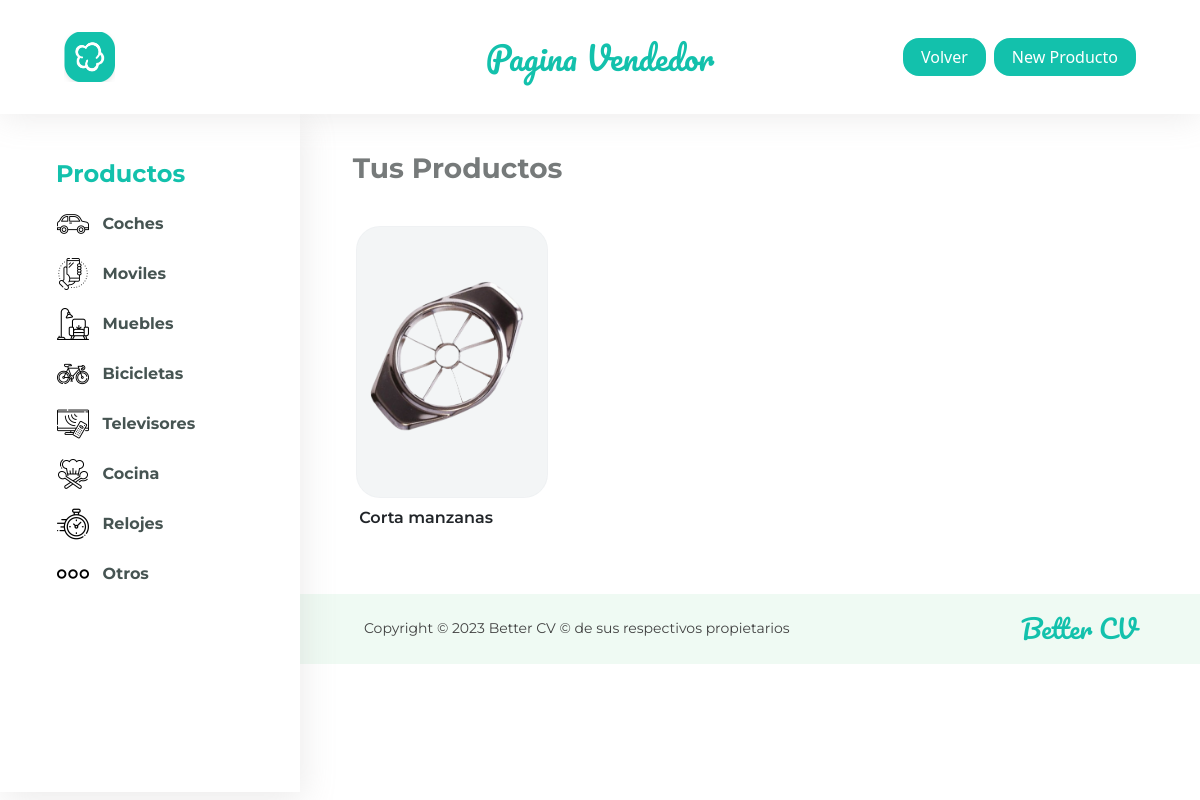
The page /pag-vendedores/index.php?prod=moviles&id=1 on the database its author committed.
### tables this page shows
CREATE TABLE `productos` (
  `id_prod` int(10) NOT NULL,
  `nombre_prod` varchar(50) NOT NULL,
  `id_vendedor` int(10) NOT NULL,
  `foto_prod` varchar(100) NOT NULL,
  `precio_prod` int(20) NOT NULL,
  `tipo_prod` varchar(50) NOT NULL,
  `etiqueta_producto` varchar(50) NOT NULL,
  `descuento` int(10) NOT NULL
);

### pag-vendedores/index.php (the view, shortened to what this page needs)
<!DOCTYPE html>
<html lang="en">
<head>
    <link rel="stylesheet" href="vendedores.css">
    <link href="https://cdn.jsdelivr.net/npm/bootstrap@5.3.1/dist/css/bootstrap.min.css" rel="stylesheet">
</head>
    <?php
	$id=$_GET['id'];
  ?>
<body>
    <nav>
        <div class="logo"><a href="../pag-vendedores/index.php?prod=.&id=<?php echo $id ?>"><img src="../img/logo-cv.png" alt=""></a></div>
        <div><p class="m-0">Pagina Vendedor</p></div>
        <div class="end">
            <button onclick="location.href='../index.php'">Volver</button>
            <button data-bs-toggle="modal" data-bs-target="#modal_estructura_nuevo_producto">New Producto</button>
        </div>
    </nav>
    <main>
        <section class="lateral">
            <h5>Productos</h5>
            <div class="eleccion">
                <img src="../img/iconos/coche.png" alt="coches">
                <a href="../pag-vendedores/index.php?prod=coches&id=<?php echo $id?>">Coches</a>
            </div>
            <div class="eleccion">
                <img src="../img/iconos/telefono-inteligente.png" alt="moviles">
                <a href="../pag-vendedores/index.php?prod=moviles&id=<?php echo $id?>">Moviles</a>
            </div>
            <div class="eleccion">
                <img src="../img/iconos/muebles.png" alt="muebles">
                <a href="../pag-vendedores/index.php?prod=muebles&id=<?php echo $id?>">Muebles</a>
            </div>
            <div class="eleccion">
                <img src="../img/iconos/bicicleta.png" alt="bicicletas">
                <a href="../pag-vendedores/index.php?prod=bicicletas&id=<?php echo $id?>">Bicicletas</a>
            </div>
            <div class="eleccion">
                <img src="../img/iconos/televisor.png" alt="televisores">
                <a href="../pag-vendedores/index.php?prod=televisores&id=<?php echo $id?>">Televisores</a>
            </div>
            <div class="eleccion">
                <img src="../img/iconos/cocina.png" alt="cocina">
                <a href="../pag-vendedores/index.php?prod=cocina&id=<?php echo $id?>">Cocina</a>
            </div>
            <div class="eleccion">
                <img src="../img/iconos/reloj.png" alt="reloj">
                <a href="../pag-vendedores/index.php?prod=reloj&id=<?php echo $id?>">Relojes</a>
            </div>
            <div class="eleccion">
                <img src="../img/iconos/otros.png" alt="otros">
                <a href="../pag-vendedores/index.php?prod=otros&id=<?php echo $id?>">Otros</a>
            </div>
        </section>
        <section class="pantalla">
            <h3 class="title">Tus Productos</h3>
            <div class="productos">
                <?php
                    $id=$_GET['id'];
					$prod=$_GET['prod'];
                    include ("../conectar.php");
                    $sql_buscar="SELECT * FROM productos WHERE id_vendedor=$id AND tipo_prod like '%$prod%'";
                    $busqueda=mysqli_query($mysql, $sql_buscar);
                    while ($producto=mysqli_fetch_array($busqueda)){
                        echo '
                        <div class="caja">
                            <button data-bs-toggle="modal" data-bs-target="#modal_estructura'.$producto['id_prod'].'" class="img"><img src="../img/'.$producto['foto_prod'].'" alt="foto"></button>
                            <p>'.$producto['nombre_prod'].'</p>
                        </div>
                        ';
                    }
                ?>
            </div>
            <footer>
                <small>Copyright © 2023 Better CV © de sus respectivos propietarios</small>
                <p class="m-0">Better CV</p>
            </footer>
        </section>
    </main>
</body>
</html>

### pag-vendedores/vendedores.css (style rules this page uses)
* { margin: 0; padding: 0; }
nav { width: 100%; display: flex; position: fixed; padding: 2rem 4rem; box-shadow: 0rem 0.2rem 2rem rgba(159, 153, 153, 0.2); background-color: white; z-index: 2; }
nav div { display: flex; flex: 1; justify-content: center; align-items: center; }
nav div p { font-family: "Pacifico", cursive; font-size: 2rem; font-weight: 400; color: #13C1AC; }
nav .logo { display: flex; flex: 1; justify-content: start; align-items: center; }
nav .logo img { width: 3.2rem; }
nav .end { display: flex; justify-content: end; align-items: center; gap: 0.5rem; }
nav .end button { border: 2px solid #13C1AC; border-radius: 1rem; background-color: #13C1AC; padding: 0.3rem 1rem; color: white; font-weight: 500; transition: 0.2s ease-in; }
main { width: 100%; display: flex; }
main .lateral { display: flex; position: fixed; flex-direction: column; justify-content: start; background-color: white; top: 7rem; width: 25%; height: 85vh; padding: 3rem 3rem 2rem 2.5rem; gap: 0.3rem; z-index: 1; box-shadow: 0.2rem 0.5rem 2rem rgba(159, 153, 153, 0.2); }
main .lateral h5 { font-family: "Montserrat", sans-serif; font-size: 1.5rem; font-weight: 700; color: #13C1AC; margin-left: 1rem; }
main .lateral .eleccion { display: flex; position: relative; width: 100%; padding: 0.35rem 0.35rem 0.35rem 1rem; gap: 0.85rem; align-items: center; transition: 0.3s ease-in-out; border: 1px solid transparent; border-radius: 0.5rem; }
main .lateral .eleccion img { width: 2rem; }
main .lateral .eleccion a { text-decoration: none; font-family: "Montserrat", sans-serif; font-size: 1rem; font-weight: 700; color: #465452; }
main .pantalla { display: flex; position: relative; top: 7rem; width: 75%; margin-left: 25%; min-height: 81.7vh; flex-direction: column; }
main .pantalla .title { position: relative; font-family: "Montserrat", sans-serif; color: #767a7a; font-weight: 700; margin: 2.5rem 3rem 2rem 3.3rem; }
main .pantalla .productos { width: 100%; display: flex; padding: 0.5rem 3.5rem 3rem 3.5rem; flex-wrap: wrap; gap: 2.7rem; }
main .pantalla .productos .caja { display: flex; width: 12rem; align-items: start; position: relative; flex-direction: column; gap: 0.5rem; transition: 0.5s ease; }
main .pantalla .productos .caja .img { display: flex; align-items: center; justify-content: center; position: relative; overflow: hidden; -o-object-fit: cover; object-fit: cover; height: 17rem; border: 1px solid rgba(236, 239, 241, 0.6156862745); background-color: rgba(236, 239, 241, 0.6156862745); border-radius: 1.5rem; transition: 0.3s ease; }
main .pantalla .productos .caja .img img { width: 100%; }
main .pantalla .productos .caja p { font-family: "Montserrat", sans-serif; margin-left: 0.2rem; font-weight: 600; }
main .pantalla footer { width: 100%; display: flex; align-items: center; justify-content: space-between; padding: 1rem 4rem; background-color: #EFFAF3; }
main .pantalla footer small { font-family: "Montserrat", sans-serif; color: #424242; }
main .pantalla footer p { font-family: "Pacifico", cursive; font-size: 1.6rem; font-weight: 400; color: #13C1AC; }

### rows shown on the page
productos: foto_prod (picture), nombre_prod "Corta manzanas"
